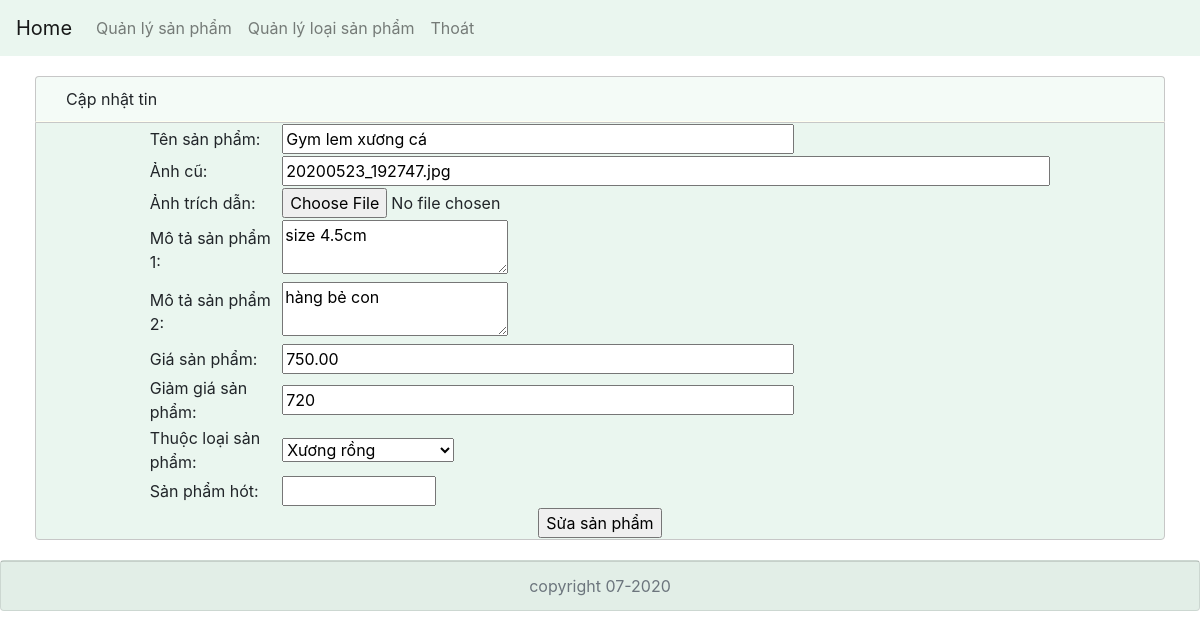
Page /admin/suasp.php?id=2 (signed in) on the committed database.
### tables this page shows
CREATE TABLE `t_sanpham` (
  `SanPhamID` int(11) NOT NULL,
  `LoaiID` int(11) NOT NULL,
  `TenSanPham` varchar(100) NOT NULL,
  `Hinh` varchar(50) NOT NULL,
  `MotaSanPham_1` varchar(50) NOT NULL,
  `MotaSanpham_2` varchar(50) NOT NULL,
  `GiaSanPham` decimal(10,2) NOT NULL,
  `GiamGiaSanPham` int(11) NOT NULL,
  `SanPhamHOT` int(11) NOT NULL
);

CREATE TABLE `t_loaisp` (
  `LoaiID` int(11) NOT NULL,
  `TenLoai` varchar(100) NOT NULL,
  `idXT` int(11) NOT NULL
);

### admin/suasp.php (the view, shortened to what this page needs)
<?php
  include('top.php');
  if(isset($_GET['id'])){
        $idsp = $_GET['id'];
        $query = "SELECT * FROM t_sanpham WHERE SanPhamID=$idsp";
        $sql_sp = $db->query($query);
        $sql_sps = $sql_sp->fetch_assoc();
        $idnhomloaicu=$sql_sps['LoaiID'];
         $sql = "SELECT * FROM t_loaisp WHERE LoaiID=$idnhomloaicu";
         $sql_nhomloaicu = $db->query($sql);
         $sql_nhomloaicu = $sql_nhomloaicu->fetch_assoc();
         $tennhomloaicu = $sql_nhomloaicu['TenLoai'];
      }
?>
        <div class="content-left col-md-12">
          <div class="content-header">
            <p class="text-content-header">Cập nhật tin</p>
          </div>
          <div class="content-body">
            <form method="post" name="addtin-form" enctype="multipart/form-data"action="" onsubmit="return validateForm()";>
                <table width="80%" align="center">
                              <tr>
                                    <td>Tên sản phẩm:</td>
                                    <td><input type="text" name="tensp" size="45"value="<?php echo $sql_sps['TenSanPham'];?>"></td>
                              </tr>
                              <tr>
                        <td>Ảnh cũ: </td>
                        <td><input type="text" name="anhcu" size="70" value="<?php echo $sql_sps['Hinh'];?>"></td>
                        </tr>
                              <tr>
                                    <td>Ảnh trích dẫn: </td>
                                    <td><input type="file" name="file-upload" /></td>
                              </tr>
                              <tr>
                                    <td>Mô tả sản phẩm 1: </td>
                                    <td><textarea name="noidung" id="cknoidung"><?php echo $sql_sps['MotaSanPham_1'];?></textarea><script type="text/javascript">CKEDITOR.replace("cknoidung");</script></td>
                              </tr>
                              <tr>
                                    <td>Mô tả sản phẩm 2: </td>
                                    <td><textarea name="noidung1" id="cknoidung1"><?php echo $sql_sps['MotaSanpham_2'];?></textarea><script type="text/javascript">CKEDITOR.replace("cknoidung1");</script></td>
                              </tr>
                              <tr>
                                    <td>Giá sản phẩm:</td>
                                    <td><input type="text" name="giasp" size="45"value="<?php echo $sql_sps['GiaSanPham'];?>"></td>
                              </tr>
                              <tr>
                                    <td>Giảm giá sản phẩm:</td>
                                    <td><input type="text" name="giamgiasp" size="45"value="<?php echo $sql_sps['GiamGiaSanPham'];?>"></td>
                              </tr>
                              <tr>
                                    <td>Thuộc loại sản phẩm:</td>
                                    <td><select name="loaisp" required="">
                                    <option value="<?php echo $idnhomloaicu;?>"><?php echo $tennhomloaicu;?></option>
                                                </tr>
                              <tr>
                                    <td>Sản phẩm hót:</td>
                                    <td><input type="text" name="loaisp1" size="10"></td>
                  </td><tr><tr><td colspan="2" align="center">
                  <input type="submit" name="luusua" value="Sửa sản phẩm"></td>
            </tr>
            </table>
            </form>
          </div>
        </div>
<?php
  include('foot.php');
?>

### admin/css/test.css (style rules this page uses)
.content-header { border: solid 1px rgba(199, 199, 199, 1); border-bottom-color: ivory; border-radius: 4px 4px 0 0; background-color: rgba(53, 168, 99, 0.05); }
.content-body { border: solid 1px rgba(199, 199, 199, 1); border-radius: 0px 0px 4px 4px; background-color: rgba(53, 168, 99, 0.1); }
.text-content-header { margin: 10px; margin-left: 30px; }

### rows in the picture
t_sanpham: anhcu "20200523_192747.jpg", noidung "size 4.5cm", noidung1 "hàng bẻ con"
t_loaisp: loaisp "Xương rồng"
